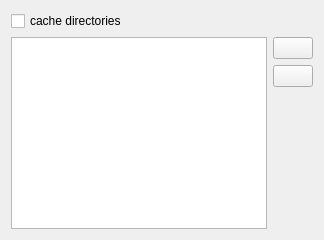
     <widget class="QWidget" name="hardDiskSearch">
      <attribute name="icon">
       <iconset resource="../../resources.qrc">
        <normaloff>:/icons/resources/harddisk.png</normaloff>:/icons/resources/harddisk.png</iconset>
      </attribute>
      <attribute name="title">
       <string>Harddisk search</string>
      </attribute>
      <layout class="QVBoxLayout" name="verticalLayout_13">
       <item>
        <widget class="QCheckBox" name="cacheDirectories">
         <property name="text">
          <string>cache directories</string>
         </property>
        </widget>
       </item>
       <item>
        <layout class="QHBoxLayout" name="horizontalLayout_4">
         <item>
          <widget class="QListWidget" name="directoryList"/>
         </item>
         <item>
          <layout class="QVBoxLayout" name="verticalLayout_12">
           <item>
            <widget class="QPushButton" name="addDirectory">
             <property name="text">
              <string/>
             </property>
             <property name="icon">
              <iconset resource="../../resources.qrc">
               <normaloff>:/icons/resources/filenew.png</normaloff>:/icons/resources/filenew.png</iconset>
             </property>
             <property name="iconSize">
              <size>
               <width>16</width>
               <height>16</height>
              </size>
             </property>
            </widget>
           </item>
           <item>
            <widget class="QPushButton" name="deleteDirectory">
             <property name="text">
              <string/>
             </property>
             <property name="icon">
              <iconset resource="../../resources.qrc">
               <normaloff>:/icons/resources/trash-16.png</normaloff>:/icons/resources/trash-16.png</iconset>
             </property>
             <property name="iconSize">
              <size>
               <width>16</width>
               <height>16</height>
              </size>
             </property>
            </widget>
           </item>
           <item>
            <spacer name="verticalSpacer_6">
             <property name="orientation">
              <enum>Qt::Orientation::Vertical</enum>
             </property>
             <property name="sizeHint" stdset="0">
              <size>
               <width>20</width>
               <height>40</height>
              </size>
             </property>
            </spacer>
           </item>
          </layout>
         </item>
        </layout>
       </item>
      </layout>
     </widget>
